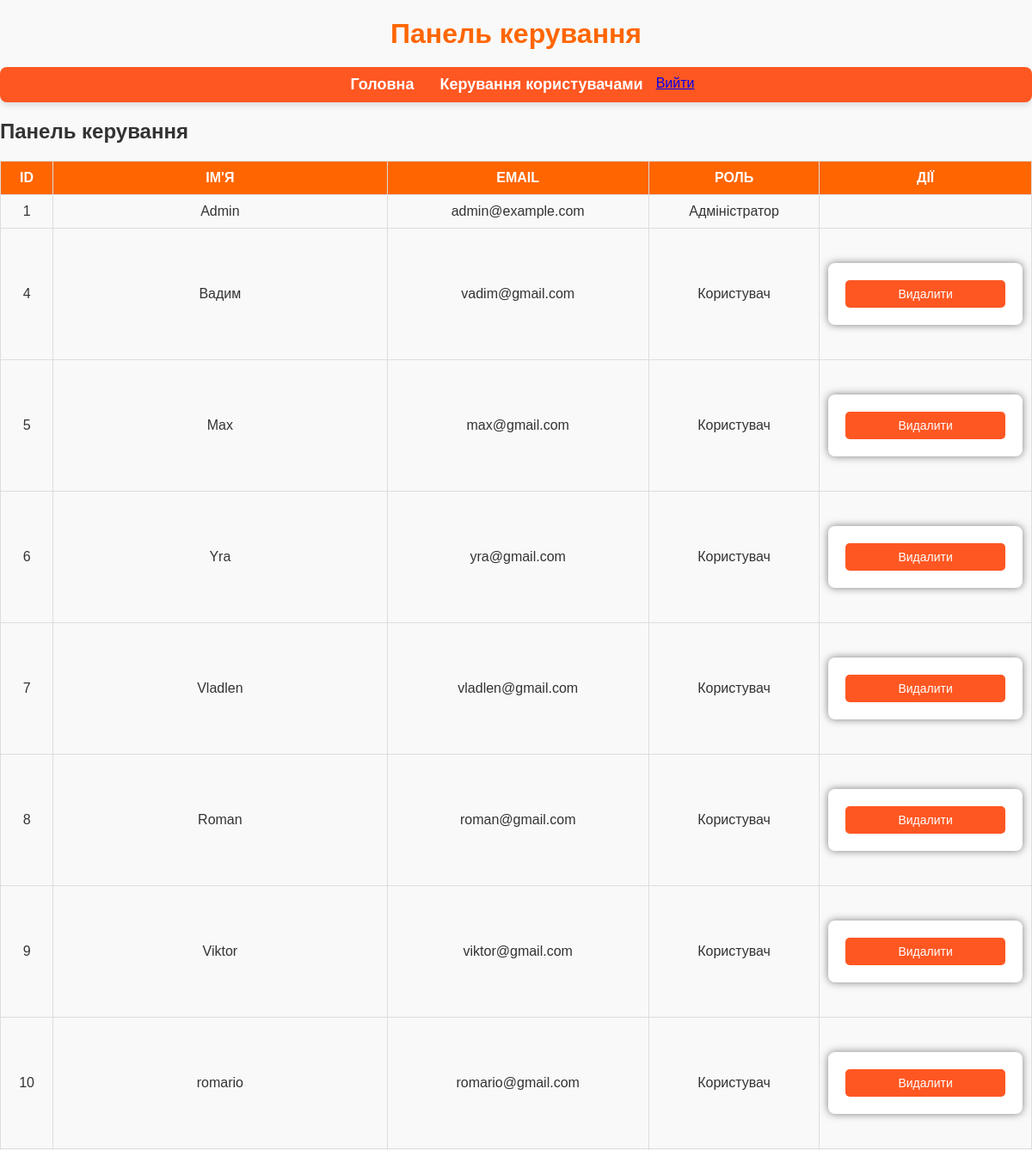
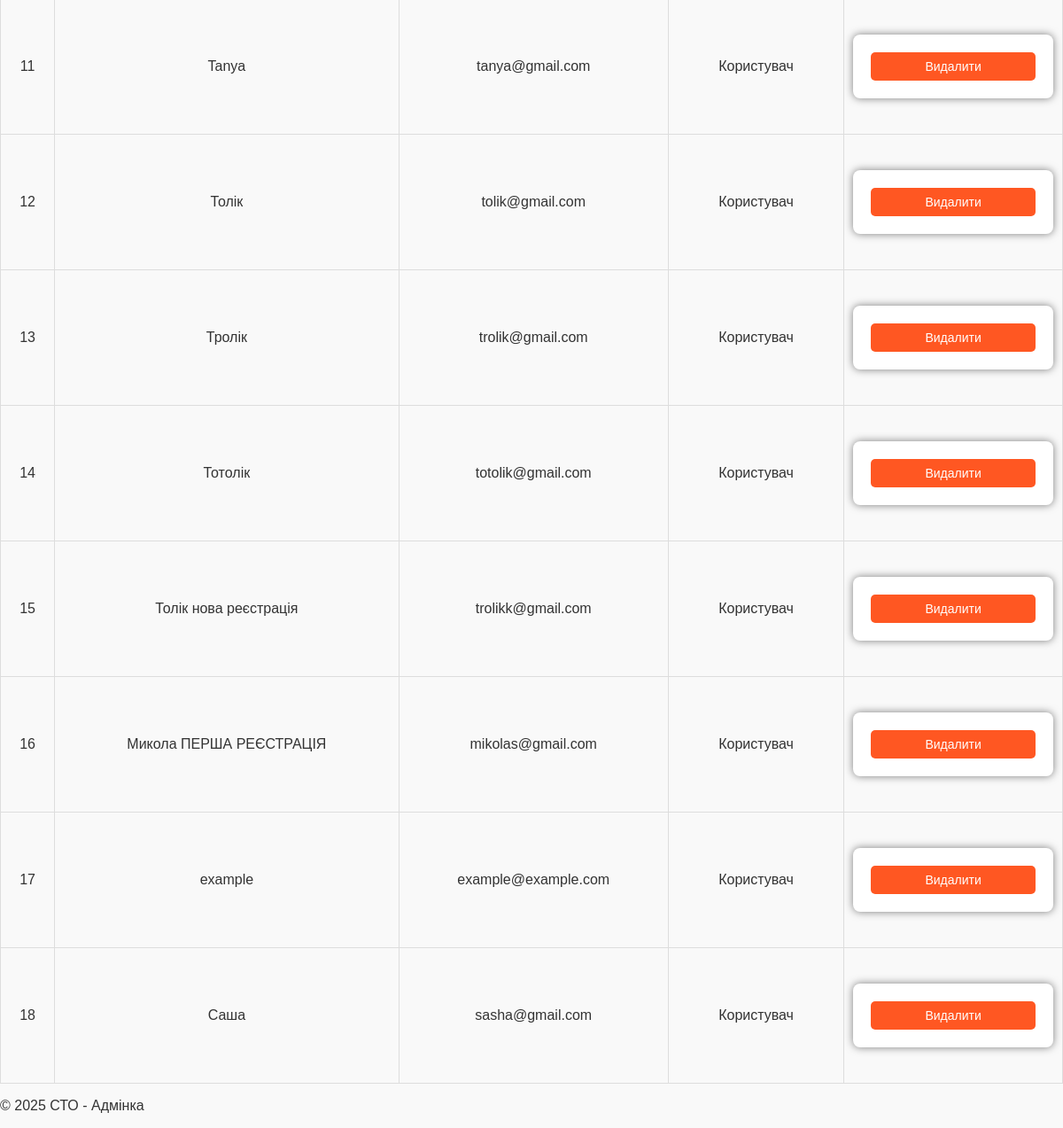
The app's page /admin/users (signed in) with its own data (2 pictures, top to bottom).
### app.py (models this page shows, shortened)
class User(db.Model):
    id = db.Column(db.Integer, primary_key=True)
    name = db.Column(db.String(100), nullable=False)
    email = db.Column(db.String(120), unique=True, nullable=False)
    password = db.Column(db.String(200), nullable=False)
    is_admin = db.Column(db.Boolean, default=False) #Додаємо роль

### app.py (the view)
@app.route('/admin/users')
def admin_users():
    if 'user_id' not in session or not User.query.get(session['user_id']).is_admin:
        flash('❌ У вас немає доступу!', 'danger')
        return redirect(url_for('home'))
    users = User.query.all()
    print(users) # Виведе список у терміналі
    return render_template('admin_users.html', users=users)

### app.py (called while the page is built)
@app.after_request
def add_csp_headers(response):
    response.headers['Content-Security-Policy'] = "default-src 'self'; connect-src 'self' http://127.0.0.1:5000; script-src 'self' 'unsafe-inline';"
    return response

### templates/admin_users.html
{% extends "base.html" %}
{% block content %}
<div class="container">
    <h2 class="title">Панель керування</h2>
    <table class="users-table">
        <thead>
            <tr>
                <th>ID</th>
                <th>ІМ'Я</th>
                <th>EMAIL</th>
                <th>РОЛЬ</th>
                <th>дії</th>
            </tr>
        </thead>
        <tbody>
            {% for user in users %}
            <tr>
                <td>{{ user.id }}</td>
                <td>{{ user.name }}</td>
                <td>{{ user.email }}</td>
                <td>{% if user.is_admin %} Адміністратор {% else %} Користувач {% endif %}</td>
                <td>
                    {% if not user.is_admin %}
                    <form action="{{ url_for('delete_user', user_id=user.id) }}" method="POST">
                        <button type="submit" class="delete-btn">Видалити</button>
                    </form>
                    {% endif %}
                </td>
            </tr>
            {% endfor %}
        </tbody>
    </table>
</div>
{% endblock %}

### static/css/styles.css (style rules this page uses)
* { box-sizing: border-box; }
body { margin: 0; font-family: Arial, sans-serif; background-color: var(--background-color); color: var(--text-color); transition: background-color 0.3s ease, color 0.3s ease; }
a, button { transition: background-color 0.3s ease, color 0.3s ease, transform 0.2s ease; }
:root { --primary-color: #ff6600; --secondary-color: #f4f4f4; --text-color: #333; --background-color: #f9f9f9; --danger-color: #e53935; --success-color: #4CAF50; }
form { max-width: 500px; margin: 30px auto; background: #fff; padding: 20px; border-radius: 8px; box-shadow: 0 0 10px rgba(0, 0, 0, 0.5); }
form button { background-color: var(--primary-color); color: white; font-size: 18px; padding: 12px 20px; border: none; border-radius: 5px; cursor: pointer; display: block; width: 100%; }
table { width: 100%; border-collapse: collapse; margin-top: 20px; font-size: 16px; text-align: left; }
th, td { padding: 12px; border-bottom: 1px solid #ddd; }
th { background-color: #ff6600; color: white; font-weight: bold; text-transform: uppercase; }
tr:nth-child(even) { background-color: #f9f9f9; }
table { width: 100%; border-collapse: collapse; font-size: 16px; text-align: center; margin-top: 20px; }
th, td { padding: 10px; border: 1px solid #ddd; }
th { background-color: #ff6600; color: white; font-weight: bold; }
.delete-btn { background-color: #e53935; color: white; padding: 8px 12px; border: none; border-radius: 5px; cursor: pointer; font-size: 14px; }
.delete-btn { display: inline-block; background-color: #ff5722; color: white; border: none; padding: 8px 16px; font-size: 14px; cursor: pointer; border-radius: 5px; text-align: center; transition: background-color 0.3s; }

### records on screen
User: id "1", name "Admin", email "admin@example.com", is_admin "Адміністратор"
User: id "4", name "Вадим", email "vadim@gmail.com", is_admin "Користувач"
User: id "5", name "Max", email "max@gmail.com", is_admin "Користувач"
User: id "6", name "Yra", email "yra@gmail.com", is_admin "Користувач"
User: id "7", name "Vladlen", email "vladlen@gmail.com", is_admin "Користувач"
User: id "8", name "Roman", email "roman@gmail.com", is_admin "Користувач"
User: id "9", name "Viktor", email "viktor@gmail.com", is_admin "Користувач"
User: id "10", name "romario", email "romario@gmail.com", is_admin "Користувач"
User: id "11", name "Tanya", email "tanya@gmail.com", is_admin "Користувач"
User: id "12", name "Толік", email "tolik@gmail.com", is_admin "Користувач"
User: id "13", name "Тролік", email "trolik@gmail.com", is_admin "Користувач"
User: id "14", name "Тотолік", email "totolik@gmail.com", is_admin "Користувач"
User: id "15", name "Толік нова реєстрація", email "trolikk@gmail.com", is_admin "Користувач"
User: id "16", name "Микола ПЕРША РЕЄСТРАЦІЯ", email "mikolas@gmail.com", is_admin "Користувач"
User: id "17", name "example", email "example@example.com", is_admin "Користувач"
User: id "18", name "Саша", email "sasha@gmail.com", is_admin "Користувач"
